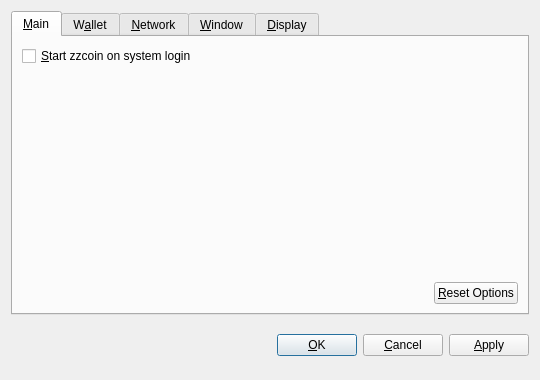
<?xml version="1.0" encoding="UTF-8"?>
<ui version="4.0">
 <class>OptionsDialog</class>
 <widget class="QDialog" name="OptionsDialog">
  <property name="geometry">
   <rect>
    <x>0</x>
    <y>0</y>
    <width>540</width>
    <height>380</height>
   </rect>
  </property>
  <property name="windowTitle">
   <string>Options</string>
  </property>
  <property name="modal">
   <bool>true</bool>
  </property>
  <layout class="QVBoxLayout" name="verticalLayout">
   <item>
    <widget class="QTabWidget" name="tabWidget">
     <property name="tabPosition">
      <enum>QTabWidget::North</enum>
     </property>
     <property name="currentIndex">
      <number>0</number>
     </property>
     <widget class="QWidget" name="tabMain">
      <attribute name="title">
       <string>&amp;Main</string>
      </attribute>
      <layout class="QVBoxLayout" name="verticalLayout_Main">
       <item>
        <widget class="QCheckBox" name="bitcoinAtStartup">
         <property name="toolTip">
          <string>Automatically start zzcoin after logging in to the system.</string>
         </property>
         <property name="text">
          <string>&amp;Start zzcoin on system login</string>
         </property>
        </widget>
       </item>
       <item>
        <spacer name="verticalSpacer_Main">
         <property name="orientation">
          <enum>Qt::Vertical</enum>
         </property>
         <property name="sizeHint" stdset="0">
          <size>
           <width>20</width>
           <height>40</height>
          </size>
         </property>
        </spacer>
       </item>
       <item>
        <layout class="QHBoxLayout" name="horizontalLayout_2_Main">
         <item>
          <spacer name="horizontalSpacer_2_Main">
           <property name="orientation">
            <enum>Qt::Horizontal</enum>
           </property>
           <property name="sizeHint" stdset="0">
            <size>
             <width>40</width>
             <height>20</height>
            </size>
           </property>
          </spacer>
         </item>
         <item>
          <widget class="QPushButton" name="resetButton">
           <property name="toolTip">
            <string>Reset all client options to default.</string>
           </property>
           <property name="text">
            <string>&amp;Reset Options</string>
           </property>
           <property name="autoDefault">
            <bool>false</bool>
           </property>
          </widget>
         </item>
        </layout>
       </item>
      </layout>
     </widget>
     <widget class="QWidget" name="tabWallet">
      <attribute name="title">
       <string>W&amp;allet</string>
      </attribute>
      <layout class="QVBoxLayout" name="verticalLayout_Network">
       <item>
        <widget class="QLabel" name="transactionFeeInfoLabel">
         <property name="text">
          <string>Optional transaction fee per kB that helps make sure your transactions are processed quickly. Most transactions are 1 kB.</string>
         </property>
         <property name="textFormat">
          <enum>Qt::PlainText</enum>
         </property>
         <property name="wordWrap">
          <bool>true</bool>
         </property>
        </widget>
       </item>
       <item>
        <layout class="QHBoxLayout" name="horizontalLayout_1_Main">
         <item>
          <widget class="QLabel" name="transactionFeeLabel">
           <property name="text">
            <string>Pay transaction &amp;fee</string>
           </property>
           <property name="textFormat">
            <enum>Qt::PlainText</enum>
           </property>
           <property name="buddy">
            <cstring>transactionFee</cstring>
           </property>
          </widget>
         </item>
         <item>
          <widget class="BitcoinAmountField" name="transactionFee"/>
         </item>
         <item>
          <spacer name="horizontalSpacer_1_Main">
           <property name="orientation">
            <enum>Qt::Horizontal</enum>
           </property>
           <property name="sizeHint" stdset="0">
            <size>
             <width>40</width>
             <height>20</height>
            </size>
           </property>
          </spacer>
         </item>
        </layout>
       </item>
       <item>
        <widget class="QLabel" name="label">
         <property name="text">
          <string>If you disable the spending of unconfirmed change, the change from a transaction cannot be used until that transaction has at least one confirmation. This also affects how your balance is computed.</string>
         </property>
         <property name="wordWrap">
          <bool>true</bool>
         </property>
        </widget>
       </item>
       <item>
        <widget class="QCheckBox" name="spendZeroConfChange">
         <property name="text">
          <string>Spend unconfirmed change  (experts only)</string>
         </property>
        </widget>
       </item>
       <item>
        <spacer name="verticalSpacer">
         <property name="orientation">
          <enum>Qt::Vertical</enum>
         </property>
         <property name="sizeHint" stdset="0">
          <size>
           <width>20</width>
           <height>40</height>
          </size>
         </property>
        </spacer>
       </item>
      </layout>
     </widget>
     <widget class="QWidget" name="tabNetwork">
      <attribute name="title">
       <string>&amp;Network</string>
      </attribute>
      <layout class="QVBoxLayout" name="verticalLayout_Network">
       <item>
        <widget class="QCheckBox" name="mapPortUpnp">
         <property name="toolTip">
          <string>Automatically open the zzcoin client port on the router. This only works when your router supports UPnP and it is enabled.</string>
         </property>
         <property name="text">
          <string>Map port using &amp;UPnP</string>
         </property>
        </widget>
       </item>
       <item>
        <widget class="QCheckBox" name="connectSocks">
         <property name="toolTip">
          <string>Connect to the zzcoin network through a SOCKS proxy (e.g. when connecting through Tor).</string>
         </property>
         <property name="text">
          <string>&amp;Connect through SOCKS proxy:</string>
         </property>
        </widget>
       </item>
       <item>
        <layout class="QHBoxLayout" name="horizontalLayout_Network">
         <item>
          <widget class="QLabel" name="proxyIpLabel">
           <property name="text">
            <string>Proxy &amp;IP:</string>
           </property>
           <property name="textFormat">
            <enum>Qt::PlainText</enum>
           </property>
           <property name="buddy">
            <cstring>proxyIp</cstring>
           </property>
          </widget>
         </item>
         <item>
          <widget class="QValidatedLineEdit" name="proxyIp">
           <property name="maximumSize">
            <size>
             <width>140</width>
             <height>16777215</height>
            </size>
           </property>
           <property name="toolTip">
            <string>IP address of the proxy (e.g. 127.0.0.1)</string>
           </property>
          </widget>
         </item>
         <item>
          <widget class="QLabel" name="proxyPortLabel">
           <property name="text">
            <string>&amp;Port:</string>
           </property>
           <property name="textFormat">
            <enum>Qt::PlainText</enum>
           </property>
           <property name="buddy">
            <cstring>proxyPort</cstring>
           </property>
          </widget>
         </item>
         <item>
          <widget class="QLineEdit" name="proxyPort">
           <property name="maximumSize">
            <size>
             <width>55</width>
             <height>16777215</height>
            </size>
           </property>
           <property name="toolTip">
            <string>Port of the proxy (e.g. 9050)</string>
           </property>
          </widget>
         </item>
         <item>
          <widget class="QLabel" name="socksVersionLabel">
           <property name="text">
            <string>SOCKS &amp;Version:</string>
           </property>
           <property name="textFormat">
            <enum>Qt::PlainText</enum>
           </property>
           <property name="buddy">
            <cstring>socksVersion</cstring>
           </property>
          </widget>
         </item>
         <item>
          <widget class="QValueComboBox" name="socksVersion">
           <property name="toolTip">
            <string>SOCKS version of the proxy (e.g. 5)</string>
           </property>
          </widget>
         </item>
         <item>
          <spacer name="horizontalSpacer_Network">
           <property name="orientation">
            <enum>Qt::Horizontal</enum>
           </property>
           <property name="sizeHint" stdset="0">
            <size>
             <width>40</width>
             <height>20</height>
            </size>
           </property>
          </spacer>
         </item>
        </layout>
       </item>
       <item>
        <spacer name="verticalSpacer_Network">
         <property name="orientation">
          <enum>Qt::Vertical</enum>
         </property>
         <property name="sizeHint" stdset="0">
          <size>
           <width>20</width>
           <height>40</height>
          </size>
         </property>
        </spacer>
       </item>
      </layout>
     </widget>
     <widget class="QWidget" name="tabWindow">
      <attribute name="title">
       <string>&amp;Window</string>
      </attribute>
      <layout class="QVBoxLayout" name="verticalLayout_Window">
       <item>
        <widget class="QCheckBox" name="minimizeToTray">
         <property name="toolTip">
          <string>Show only a tray icon after minimizing the window.</string>
         </property>
         <property name="text">
          <string>&amp;Minimize to the tray instead of the taskbar</string>
         </property>
        </widget>
       </item>
       <item>
        <widget class="QCheckBox" name="minimizeOnClose">
         <property name="toolTip">
          <string>Minimize instead of exit the application when the window is closed. When this option is enabled, the application will be closed only after selecting Quit in the menu.</string>
         </property>
         <property name="text">
          <string>M&amp;inimize on close</string>
         </property>
        </widget>
       </item>
       <item>
        <spacer name="verticalSpacer_Window">
         <property name="orientation">
          <enum>Qt::Vertical</enum>
         </property>
         <property name="sizeHint" stdset="0">
          <size>
           <width>20</width>
           <height>40</height>
          </size>
         </property>
        </spacer>
       </item>
      </layout>
     </widget>
     <widget class="QWidget" name="tabDisplay">
      <attribute name="title">
       <string>&amp;Display</string>
      </attribute>
      <layout class="QVBoxLayout" name="verticalLayout_Display">
       <item>
        <layout class="QHBoxLayout" name="horizontalLayout_1_Display">
         <item>
          <widget class="QLabel" name="langLabel">
           <property name="text">
            <string>User Interface &amp;language:</string>
           </property>
           <property name="textFormat">
            <enum>Qt::PlainText</enum>
           </property>
           <property name="buddy">
            <cstring>lang</cstring>
           </property>
          </widget>
         </item>
         <item>
          <widget class="QValueComboBox" name="lang">
           <property name="toolTip">
            <string>The user interface language can be set here. This setting will take effect after restarting zzcoin.</string>
           </property>
          </widget>
         </item>
        </layout>
       </item>
       <item>
        <layout class="QHBoxLayout" name="horizontalLayout_2_Display">
         <item>
          <widget class="QLabel" name="unitLabel">
           <property name="text">
            <string>&amp;Unit to show amounts in:</string>
           </property>
           <property name="textFormat">
            <enum>Qt::PlainText</enum>
           </property>
           <property name="buddy">
            <cstring>unit</cstring>
           </property>
          </widget>
         </item>
         <item>
          <widget class="QValueComboBox" name="unit">
           <property name="toolTip">
            <string>Choose the default subdivision unit to show in the interface and when sending coins.</string>
           </property>
          </widget>
         </item>
        </layout>
       </item>
       <item>
        <widget class="QCheckBox" name="displayAddresses">
         <property name="toolTip">
          <string>Whether to show zzcoin addresses in the transaction list or not.</string>
         </property>
         <property name="text">
          <string>&amp;Display addresses in transaction list</string>
         </property>
        </widget>
       </item>
       <item>
        <widget class="QCheckBox" name="coinControlFeatures">
         <property name="toolTip">
          <string>Whether to show coin control features or not.</string>
         </property>
         <property name="text">
          <string>Display coin &amp;control features (experts only!)</string>
         </property>
        </widget>
       </item>
       <item>
        <spacer name="verticalSpacer_Display">
         <property name="orientation">
          <enum>Qt::Vertical</enum>
         </property>
         <property name="sizeHint" stdset="0">
          <size>
           <width>20</width>
           <height>40</height>
          </size>
         </property>
        </spacer>
       </item>
      </layout>
     </widget>
    </widget>
   </item>
   <item>
    <layout class="QHBoxLayout" name="horizontalLayout_Buttons">
     <item>
      <spacer name="horizontalSpacer_1">
       <property name="orientation">
        <enum>Qt::Horizontal</enum>
       </property>
       <property name="sizeHint" stdset="0">
        <size>
         <width>40</width>
         <height>48</height>
        </size>
       </property>
      </spacer>
     </item>
     <item>
      <widget class="QLabel" name="statusLabel">
       <property name="font">
        <font>
         <weight>75</weight>
         <bold>true</bold>
        </font>
       </property>
       <property name="text">
        <string/>
       </property>
       <property name="textFormat">
        <enum>Qt::PlainText</enum>
       </property>
       <property name="wordWrap">
        <bool>true</bool>
       </property>
      </widget>
     </item>
     <item>
      <spacer name="horizontalSpacer_2">
       <property name="orientation">
        <enum>Qt::Horizontal</enum>
       </property>
       <property name="sizeHint" stdset="0">
        <size>
         <width>40</width>
         <height>48</height>
        </size>
       </property>
      </spacer>
     </item>
     <item>
      <widget class="QPushButton" name="okButton">
       <property name="text">
        <string>&amp;OK</string>
       </property>
      </widget>
     </item>
     <item>
      <widget class="QPushButton" name="cancelButton">
       <property name="text">
        <string>&amp;Cancel</string>
       </property>
       <property name="autoDefault">
        <bool>false</bool>
       </property>
      </widget>
     </item>
     <item>
      <widget class="QPushButton" name="applyButton">
       <property name="text">
        <string>&amp;Apply</string>
       </property>
       <property name="autoDefault">
        <bool>false</bool>
       </property>
      </widget>
     </item>
    </layout>
   </item>
  </layout>
 </widget>
 <customwidgets>
  <customwidget>
   <class>BitcoinAmountField</class>
   <extends>QSpinBox</extends>
   <header>bitcoinamountfield.h</header>
  </customwidget>
  <customwidget>
   <class>QValueComboBox</class>
   <extends>QComboBox</extends>
   <header>qvaluecombobox.h</header>
  </customwidget>
  <customwidget>
   <class>QValidatedLineEdit</class>
   <extends>QLineEdit</extends>
   <header>qvalidatedlineedit.h</header>
  </customwidget>
 </customwidgets>
 <resources/>
 <connections/>
</ui>
